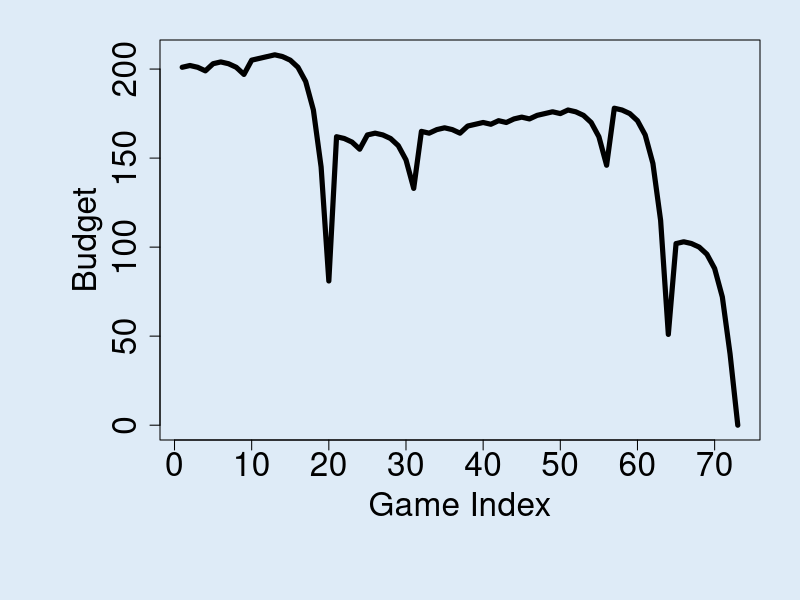
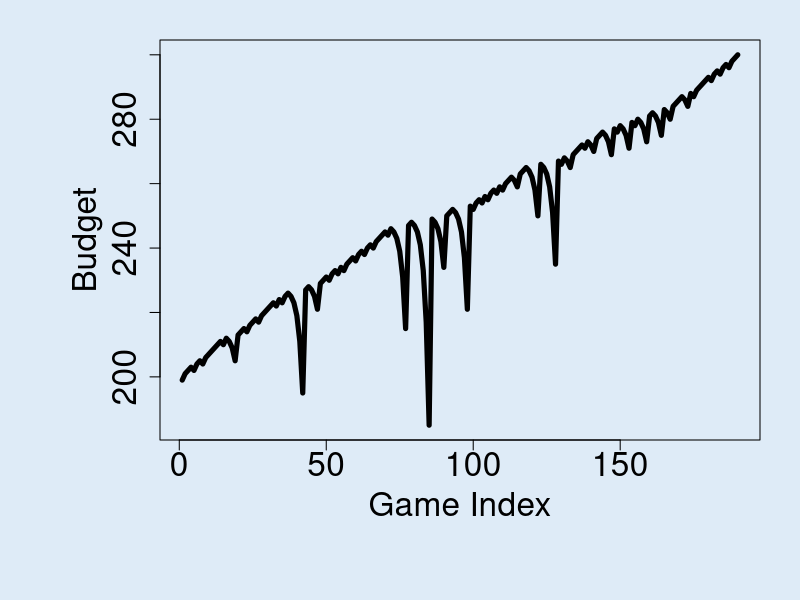

Source code (R) for these figures, in order:
## ---- chunk 1
single_spin <- function(){
  possible_outcomes <- c(rep("red",18), rep("black",18), rep("green",2))
  sample(possible_outcomes, 1)
}

martingale_wager <- function(
  previous_wager
  , previous_outcome
  , max_wager
  , current_budget
){
  if(previous_outcome == "red") return(1)
  min(2*previous_wager, max_wager, current_budget)
}

one_play <- function(previous_ledger_entry, max_wager){
  # Create a copy of the input object that will become the output object
  out <- previous_ledger_entry
  out[1, "game_index"] <- previous_ledger_entry[1, "game_index"] + 1
  out[1, "starting_budget"] <- previous_ledger_entry[1, "ending_budget"]
  out[1, "wager"] <- martingale_wager(
    previous_wager = previous_ledger_entry[1, "wager"]
    , previous_outcome = previous_ledger_entry[1, "outcome"]
    , max_wager = max_wager
    , current_budget = out[1, "starting_budget"]
  )
  out[1, "outcome"] <- single_spin()
  out[1, "ending_budget"] <- out[1, "starting_budget"] + 
    ifelse(out[1, "outcome"] == "red", +1, -1)*out[1, "wager"]
  return(out)
}

one_series <- function(
  max_games, starting_budget, winning_threshold, max_wager
){
  # Initialize ledger
  ledger <- data.frame(
      game_index = 0:max_games
    , starting_budget = NA_integer_
    , wager = NA_integer_
    , outcome = NA_character_
    , ending_budget = NA_integer_
  )
  ledger[1, "wager"] <- 1
  ledger[1, "outcome"] <- "red"
  ledger[1, "ending_budget"] <- starting_budget
  for(i in 2:nrow(ledger)){
    #browser()
    ledger[i,] <- one_play(ledger[i-1,], max_wager)
    if(stopping_rule(ledger[i,], winning_threshold)) break
  }
  # Return non-empty portion of ledger
  ledger[2:i, ]
}

stopping_rule <- function(
  ledger_entry
  , winning_threshold
){
  ending_budget <- ledger_entry[1, "ending_budget"]
  if(ending_budget <= 0) return(TRUE)
  if(ending_budget >= winning_threshold) return(TRUE)
  FALSE
}

profit <- function(ledger){
  n <- nrow(ledger)
  profit <- ledger[n, "ending_budget"] - ledger[1, "starting_budget"]
  return(profit)
}

require(magrittr)

svg(filename = "loser.svg", width=16, height =9)
par(cex.axis=2, cex.lab = 2, mar = c(8,8,2,2), bg = rgb(222, 235, 247, max = 255))
set.seed(1)
ledger <- one_series(200,200,300,500)
plot(ledger[,c(1,5)], type = "l", lwd = 5, xlab = "Game Index", ylab = "Budget")
dev.off()

svg(filename = "winner.svg", width=16, height =9)
par(cex.axis=2, cex.lab = 2, mar = c(8,8,2,2), bg = rgb(222, 235, 247, max = 255))
set.seed(2)
l2 <- one_series(200,200,300,500)
plot(l2[,c(1,5)], type = "l", lwd = 5, xlab = "Game Index", ylab = "Budget")
dev.off()
